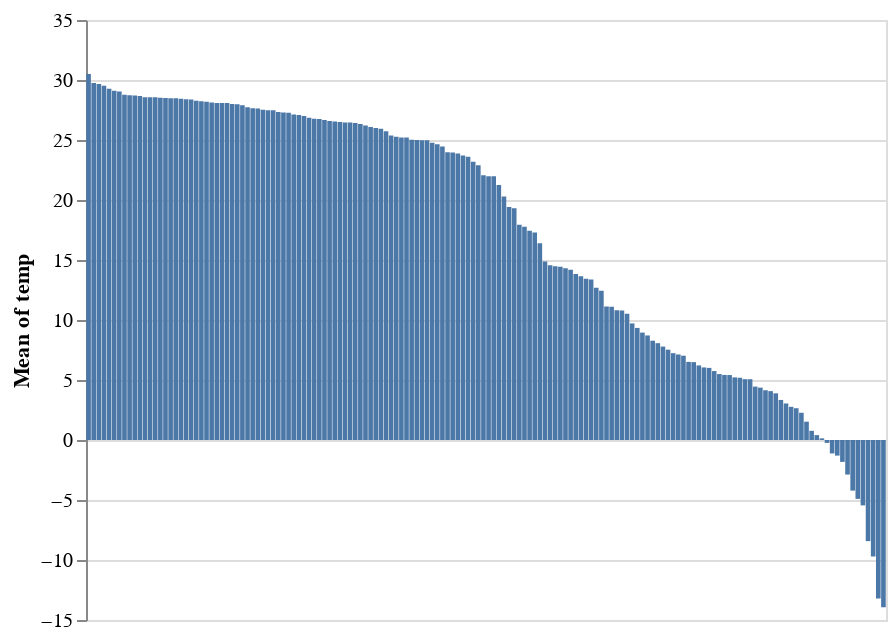

Notebook code for this chart:
### Code cell
#Agrupar para que funcione
temp = weather_df.groupby("country").mean().reset_index()
alt.Chart(temp).mark_bar().encode(
    x=alt.X("country", 
            sort=alt.Sort(field='temp', 
                          op='mean', 
                          order='descending'),
                          axis=None
            ),
    y="mean(temp)",
    tooltip='country'
).properties(
    width=400
)

### Figure 1 — Vega-Lite specification as saved in the notebook (floating-point values rounded to 4 significant figures; data arrays with more than 128 entries replaced by an {"elided": "..."} marker saying what was removed)
{"config": {"view": {"continuousWidth": 400, "continuousHeight": 300}}, "data": {"name": "data-be278f3b624286d45988c272e085ffa1"}, "mark": "bar", "encoding": {"tooltip": {"type": "nominal", "field": "country"}, "x": {"type": "nominal", "axis": null, "field": "country", "sort": {"field": "temp", "op": "mean", "order": "descending"}}, "y": {"type": "quantitative", "aggregate": "mean", "field": "temp"}}, "width": 400, "$schema": "https://vega.github.io/schema/vega-lite/v4.8.1.json", "datasets": {"data-be278f3b624286d45988c272e085ffa1": {"elided": "156 records"}}}
